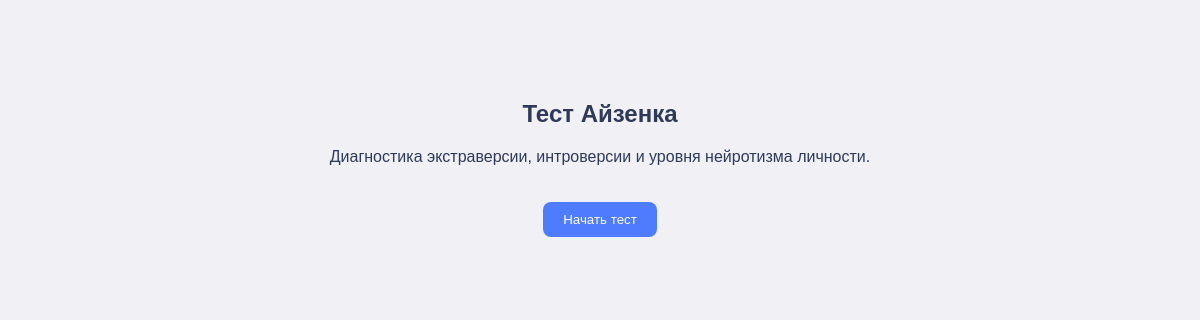
/test/1, run on the app's committed database.
### tables this page shows
CREATE TABLE "tests" (
	"id"	INTEGER,
	"topic"	TEXT NOT NULL,
	"title"	TEXT NOT NULL,
	"is_active"	INTEGER DEFAULT 1,
	"description"	TEXT, visualization_type TEXT,
	PRIMARY KEY("id" AUTOINCREMENT)
);

### app.py (the view, shortened to what this page needs)
@app.route('/test/<int:test_id>')
def test_page(test_id):
    conn = sqlite3.connect('database.db')
    cursor = conn.cursor()
    username = session.get('username')
    user_id = None
    retake_mode = request.args.get('retake')
    if username:
        cursor.execute("SELECT id FROM users WHERE username = ?", (username,))
        user = cursor.fetchone()
        if user:
            user_id = user[0]
    cursor.execute("""
        SELECT title, description, visualization_type
        FROM tests
        WHERE id = ?
    """, (test_id,))
    test_data = cursor.fetchone()
    title, description, visualization_type = test_data
    cursor.execute("""
        SELECT id FROM user_attempts
        WHERE user_id = ? AND test_id = ?
        ORDER BY id DESC LIMIT 1
    """, (user_id, test_id))
    attempt = cursor.fetchone()
    cursor.execute("""
        SELECT id, question, q_type, order_num
        FROM questions
        WHERE test_id = ?
        ORDER BY order_num
    """, (test_id,))
    question_rows = cursor.fetchall()
    questions = []
    for q_id, question_text, q_type, order_num in question_rows:
        try:
            parsed_text = json.loads(question_text)
        except:
            parsed_text = [question_text]
        cursor.execute("""
            SELECT id, answer_text, score
            FROM answer_options
            WHERE question_id = ?
        """, (q_id,))
        options = cursor.fetchall()
        questions.append({
            'id': q_id,
            'text': parsed_text,
            'type': q_type,
            'order': order_num,
            'options': options
        })
    conn.close()
    return render_template(
        'test.html',
        questions=questions,
        test_id=test_id,
        title=title,
        description=description
    )

### templates/test.html (shortened to what this page needs)
<!DOCTYPE html>
<html lang="ru">
<head>
    <link rel="stylesheet" href="{{ url_for('static', filename='style/test.css') }}">
</head>
<body>
    <div class="start-screen" id="startScreen">
    <h2>{{ title }}</h2>
    <p>{{ description }}</p>
    <button onclick="startTest()">Начать тест</button>
</div>
</body>
</html>

### static/style/test.css (style rules this page uses)
body { font-family: Arial, sans-serif; background: #F0F0F5; color: #2F3A59; margin: 0; }
.start-screen { text-align: center; margin-top: 100px; }
.start-screen button { margin-top: 20px; background: #4F7CFE; color: white; border: none; padding: 10px 20px; border-radius: 8px; cursor: pointer; }

### data on the page
tests: title "Тест Айзенка", description "Диагностика экстраверсии, интроверсии и уровня нейротизма личности."
